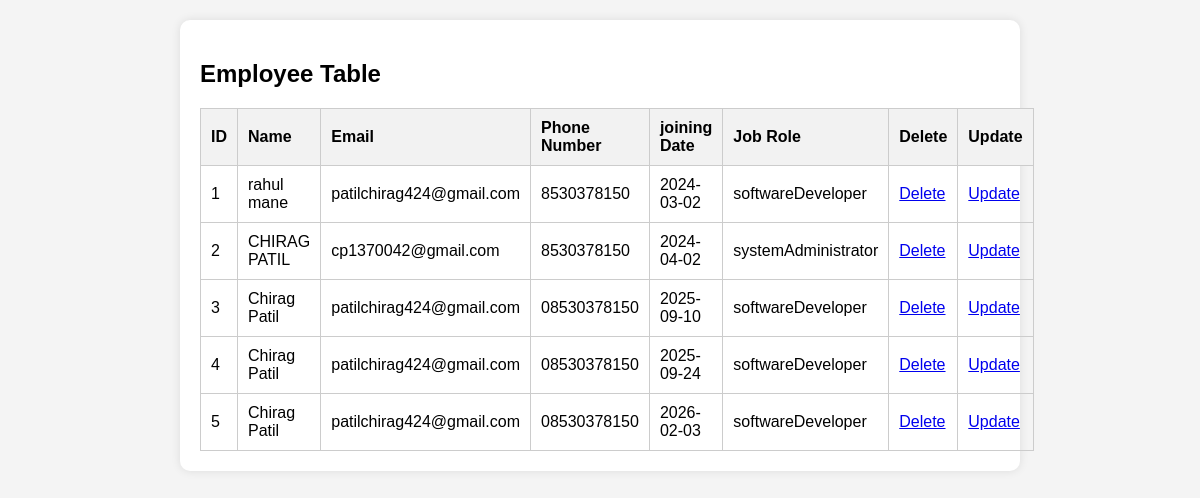
Page /showdata/ on the committed database.
### new_app/models.py (models this page shows)
class Employee(models.Model):
    name=models.CharField(max_length=40)
    email=models.CharField(max_length=50)
    phone=models.CharField(max_length=10)
    joining=models.CharField(max_length=30)
    job=models.CharField(max_length=20)

### new_app/views.py (the view)
# urls.py: path('showdata/',views.showdata),
def showdata(request):
    employees=Employee.objects.all()
    print(employees)
    context={}
    context["employees"]=employees
    for i in employees:
        print(i.name,i.email,i.phone,i.job,i.joining)
    return render(request,'home.html',context)

### template/home.html (shortened to what this page needs)
<!DOCTYPE html>
<html lang="en">
<head>
</head>
<body>
<div class="container">
    <h2>Employee Table</h2>
    <table>
        <thead>
            <tr>
                <th>ID</th>
                <th>Name</th>
                <th>Email</th>
                <th>Phone Number</th>
                <th>joining Date</th>
                <th>Job Role</th>
                <th>Delete</th>
                <th>Update</th>
            </tr>
        </thead>
        <tbody>
            {% for i in employees %}
            <tr>
                <td>{{i.id}}</td>
                <td>{{i.name}}</td>
                <td>{{i.email}}</td>
                <td>{{i.phone}}</td>
                <td>{{i.joining}}</td>
                <td>{{i.job}}</td>
                <td><a href="/delete_data/{{i.id}}">Delete</a></td>
                <td><a href="/update/{{i.id}}">Update</a></td>
            </tr>
            {% endfor %}
        </tbody>
    </table>
</div>
</body>
</html>

### template/home.html (style rules this page uses)
body { font-family: Arial, sans-serif; background-color: #f4f4f4; margin: 0; padding: 20px; }
.container { max-width: 800px; margin: auto; padding: 20px; background-color: #fff; box-shadow: 0 0 10px rgba(0, 0, 0, 0.1); border-radius: 10px; }
table { width: 100%; border-collapse: collapse; }
th, td { border: 1px solid #ccc; padding: 10px; text-align: left; }
th { background-color: #f2f2f2; }

### rows in the picture
Employee: id "1", name "rahul mane", email "patilchirag424@gmail.com", phone "8530378150", joining "2024-03-02", job "softwareDeveloper"
Employee: id "2", name "CHIRAG PATIL", email "cp1370042@gmail.com", phone "8530378150", joining "2024-04-02", job "systemAdministrator"
Employee: id "3", name "Chirag Patil", email "patilchirag424@gmail.com", phone "08530378150", joining "2025-09-10", job "softwareDeveloper"
Employee: id "4", name "Chirag Patil", email "patilchirag424@gmail.com", phone "08530378150", joining "2025-09-24", job "softwareDeveloper"
Employee: id "5", name "Chirag Patil", email "patilchirag424@gmail.com", phone "08530378150", joining "2026-02-03", job "softwareDeveloper"
